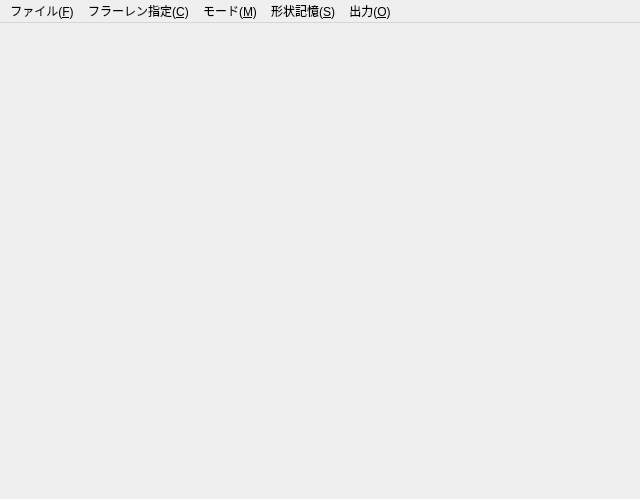
<?xml version="1.0" encoding="UTF-8"?>
<ui version="4.0">
 <class>MainWindow</class>
 <widget class="QMainWindow" name="MainWindow">
  <property name="geometry">
   <rect>
    <x>0</x>
    <y>0</y>
    <width>640</width>
    <height>499</height>
   </rect>
  </property>
  <property name="windowTitle">
   <string>MainWindow</string>
  </property>
  <widget class="QWidget" name="centralWidget"/>
  <widget class="QMenuBar" name="menuBar">
   <property name="geometry">
    <rect>
     <x>0</x>
     <y>0</y>
     <width>640</width>
     <height>24</height>
    </rect>
   </property>
   <widget class="QMenu" name="menu_F">
    <property name="title">
     <string>ファイル(&amp;F)</string>
    </property>
    <addaction name="action_SD"/>
    <addaction name="action_Q"/>
   </widget>
   <widget class="QMenu" name="menu_C">
    <property name="title">
     <string>フラーレン指定(&amp;C)</string>
    </property>
   </widget>
   <widget class="QMenu" name="menu_M">
    <property name="title">
     <string>モード(&amp;M)</string>
    </property>
    <addaction name="action_Z"/>
    <addaction name="action_X"/>
   </widget>
   <widget class="QMenu" name="menu_S">
    <property name="title">
     <string>形状記憶(&amp;S)</string>
    </property>
    <addaction name="action_M"/>
    <addaction name="action_R"/>
   </widget>
   <widget class="QMenu" name="menu_O">
    <property name="title">
     <string>出力(&amp;O)</string>
    </property>
    <addaction name="action_6"/>
    <addaction name="action_S"/>
   </widget>
   <addaction name="menu_F"/>
   <addaction name="menu_C"/>
   <addaction name="menu_M"/>
   <addaction name="menu_S"/>
   <addaction name="menu_O"/>
  </widget>
  <action name="action_Q">
   <property name="text">
    <string>終了(&amp;Q)</string>
   </property>
   <property name="shortcut">
    <string>Q</string>
   </property>
  </action>
  <action name="action_Z">
   <property name="text">
    <string>ぐるぐるモード(&amp;Z)</string>
   </property>
   <property name="shortcut">
    <string>Z</string>
   </property>
  </action>
  <action name="action_X">
   <property name="text">
    <string>修正モード(&amp;X)</string>
   </property>
   <property name="shortcut">
    <string>X</string>
   </property>
  </action>
  <action name="action_M">
   <property name="text">
    <string>記憶(&amp;M)</string>
   </property>
   <property name="shortcut">
    <string>M</string>
   </property>
  </action>
  <action name="action_R">
   <property name="text">
    <string>復帰(&amp;R)</string>
   </property>
   <property name="shortcut">
    <string>R</string>
   </property>
  </action>
  <action name="action_6">
   <property name="text">
    <string>展開図(&amp;6)</string>
   </property>
   <property name="shortcut">
    <string>6</string>
   </property>
  </action>
  <action name="action_S">
   <property name="text">
    <string>スナップショット図(&amp;S)</string>
   </property>
   <property name="shortcut">
    <string>S</string>
   </property>
  </action>
  <action name="action_SD">
   <property name="text">
    <string>設定</string>
   </property>
  </action>
 </widget>
 <layoutdefault spacing="6" margin="11"/>
 <resources/>
 <connections>
  <connection>
   <sender>action_Q</sender>
   <signal>triggered()</signal>
   <receiver>MainWindow</receiver>
   <slot>close()</slot>
   <hints>
    <hint type="sourcelabel">
     <x>-1</x>
     <y>-1</y>
    </hint>
    <hint type="destinationlabel">
     <x>199</x>
     <y>149</y>
    </hint>
   </hints>
  </connection>
 </connections>
</ui>
